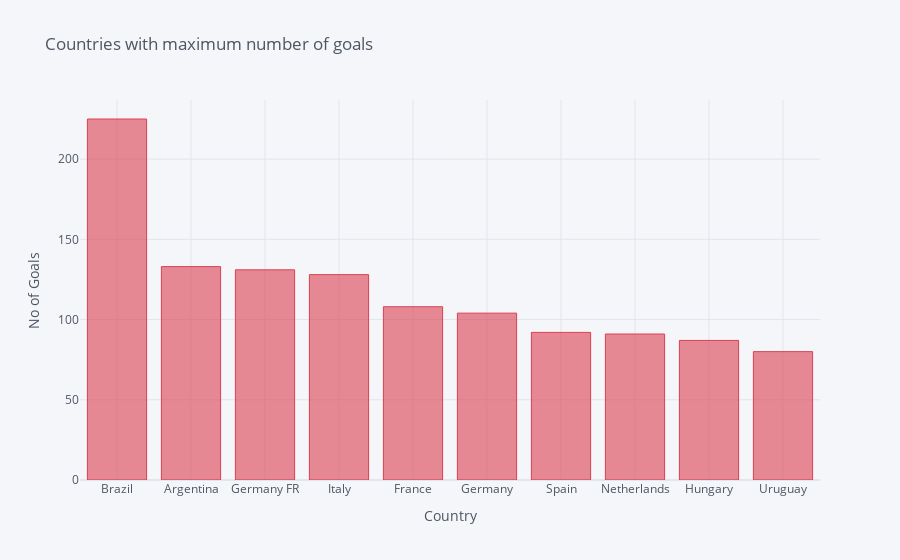

Here is the notebook cell this chart was saved with:
### Code cell
# Insight 3 : Brazil scored the most number of goals thrughout the history of worldcup followed by Argentina and Germany.
final_data.iplot(kind='bar',yTitle='No of Goals',title='Countries with maximum number of goals',colors='red',xTitle='Country')
# Comparing half time home goals scored and half time away goals scored

half_team_home=pd.DataFrame(data1[['Home Team Name','Half-time Home Goals']])
half_team_away=pd.DataFrame(data1[['Away Team Name','Half-time Away Goals']])
half_team_home = half_team_home.groupby('Home Team Name').sum()
half_team_home = half_team_home.sort_values(by='Half-time Home Goals',ascending=False)
half_team_home

### Figure 1 — Plotly figure (JSON) as saved in the notebook; plotly's stock layout.template omitted (floating-point values rounded to 4 significant figures)
{"data": [{"marker": {"color": "rgba(219, 64, 82, 0.6)", "line": {"color": "rgba(219, 64, 82, 1.0)", "width": 1}}, "name": "Goals", "orientation": "v", "text": "", "type": "bar", "x": ["Brazil", "Argentina", "Germany FR", "Italy", "France", "Germany", "Spain", "Netherlands", "Hungary", "Uruguay"], "y": [225, 133, 131, 128, 108, 104, 92, 91, 87, 80]}], "layout": {"legend": {"bgcolor": "#F5F6F9", "font": {"color": "#4D5663"}}, "paper_bgcolor": "#F5F6F9", "plot_bgcolor": "#F5F6F9", "title": {"font": {"color": "#4D5663"}, "text": "Countries with maximum number of goals"}, "xaxis": {"gridcolor": "#E1E5ED", "showgrid": true, "tickfont": {"color": "#4D5663"}, "title": {"font": {"color": "#4D5663"}, "text": "Country"}, "zerolinecolor": "#E1E5ED"}, "yaxis": {"gridcolor": "#E1E5ED", "showgrid": true, "tickfont": {"color": "#4D5663"}, "title": {"font": {"color": "#4D5663"}, "text": "No of Goals"}, "zerolinecolor": "#E1E5ED"}}}
